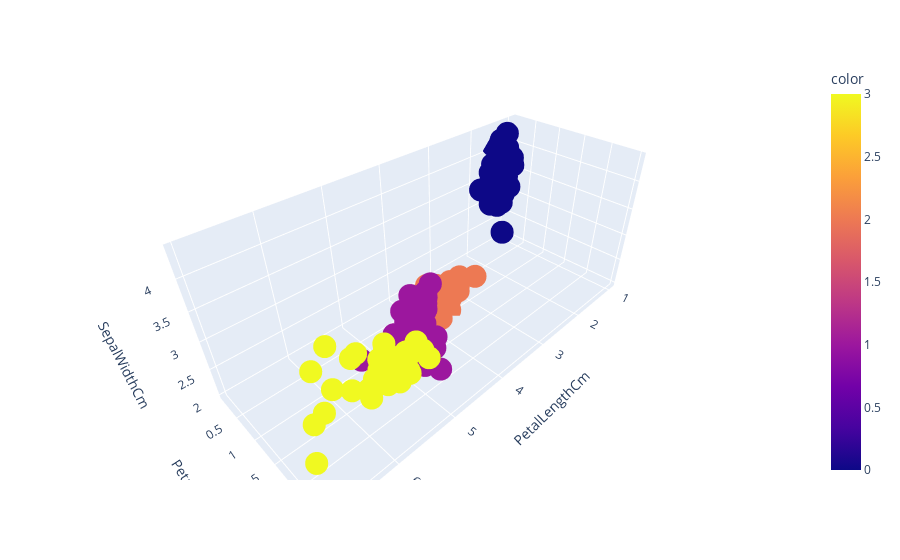

Notebook code cell kept with this figure:
### Code cell
fig = px.scatter_3d(df, x="PetalLengthCm",y="PetalWidthCm",z="SepalWidthCm",color=model.labels_ )
fig.show()

### Figure 1 — Plotly figure (JSON) as saved in the notebook; plotly's stock layout.template omitted (floating-point values rounded to 4 significant figures; data arrays with more than 128 entries replaced by an {"elided": "..."} marker saying what was removed)
{"data": [{"hovertemplate": "PetalLengthCm=%{x}<br>PetalWidthCm=%{y}<br>SepalWidthCm=%{z}<br>color=%{marker.color}<extra></extra>", "legendgroup": "", "marker": {"color": {"elided": "150 int values"}, "coloraxis": "coloraxis", "symbol": "circle"}, "mode": "markers", "name": "", "scene": "scene", "showlegend": false, "type": "scatter3d", "x": {"elided": "150 float values"}, "y": {"elided": "150 float values"}, "z": {"elided": "150 float values"}}], "layout": {"coloraxis": {"colorbar": {"title": {"text": "color"}}, "colorscale": [[0, "#0d0887"], [0.1111, "#46039f"], [0.2222, "#7201a8"], [0.3333, "#9c179e"], [0.4444, "#bd3786"], [0.5556, "#d8576b"], [0.6667, "#ed7953"], [0.7778, "#fb9f3a"], [0.8889, "#fdca26"], [1, "#f0f921"]]}, "legend": {"tracegroupgap": 0}, "margin": {"t": 60}, "scene": {"domain": {"x": [0, 1], "y": [0, 1]}, "xaxis": {"title": {"text": "PetalLengthCm"}}, "yaxis": {"title": {"text": "PetalWidthCm"}}, "zaxis": {"title": {"text": "SepalWidthCm"}}}}}
